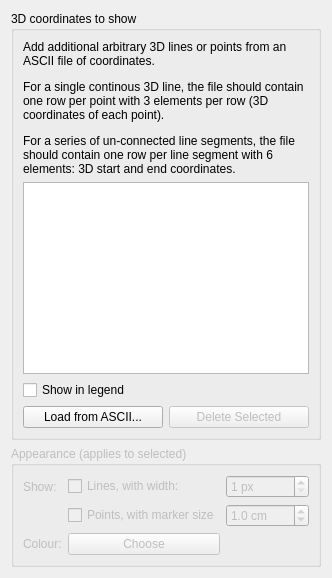
      <widget class="QWidget" name="lines_tab">
       <attribute name="title">
        <string>3D Data</string>
       </attribute>
       <layout class="QGridLayout" name="gridLayout_12">
        <item row="1" column="0">
         <widget class="QGroupBox" name="groupBox_9">
          <property name="sizePolicy">
           <sizepolicy hsizetype="Minimum" vsizetype="Preferred">
            <horstretch>0</horstretch>
            <verstretch>0</verstretch>
           </sizepolicy>
          </property>
          <property name="title">
           <string>3D coordinates to show</string>
          </property>
          <layout class="QGridLayout" name="gridLayout_16">
           <item row="1" column="0" colspan="2">
            <widget class="QListWidget" name="lines_3d_list">
             <property name="sizePolicy">
              <sizepolicy hsizetype="Minimum" vsizetype="MinimumExpanding">
               <horstretch>0</horstretch>
               <verstretch>0</verstretch>
              </sizepolicy>
             </property>
             <property name="selectionMode">
              <enum>QAbstractItemView::SingleSelection</enum>
             </property>
            </widget>
           </item>
           <item row="3" column="0">
            <widget class="QPushButton" name="load_lines_button">
             <property name="text">
              <string>Load from ASCII...</string>
             </property>
            </widget>
           </item>
           <item row="0" column="0" colspan="2">
            <widget class="QLabel" name="label_17">
             <property name="sizePolicy">
              <sizepolicy hsizetype="Minimum" vsizetype="Minimum">
               <horstretch>0</horstretch>
               <verstretch>0</verstretch>
              </sizepolicy>
             </property>
             <property name="text">
              <string>&lt;html&gt;&lt;head/&gt;&lt;body&gt;&lt;p&gt;Add additional arbitrary 3D lines or points from an ASCII file of coordinates.&lt;/p&gt;&lt;p&gt;For a single continous 3D line, the file should contain one row per point with 3 elements per row (3D coordinates of each point).&lt;/p&gt;&lt;p&gt;For a series of un-connected line segments, the file should contain one row per line segment with 6 elements: 3D start and end coordinates.&lt;/p&gt;&lt;/body&gt;&lt;/html&gt;</string>
             </property>
             <property name="wordWrap">
              <bool>true</bool>
             </property>
            </widget>
           </item>
           <item row="3" column="1">
            <widget class="QPushButton" name="remove_lines_button">
             <property name="enabled">
              <bool>false</bool>
             </property>
             <property name="text">
              <string>Delete Selected</string>
             </property>
            </widget>
           </item>
           <item row="2" column="0" colspan="2">
            <widget class="QCheckBox" name="coords_legend_checkbox">
             <property name="text">
              <string>Show in legend</string>
             </property>
            </widget>
           </item>
          </layout>
         </widget>
        </item>
        <item row="3" column="0">
         <widget class="QGroupBox" name="lines_appearance_box">
          <property name="enabled">
           <bool>false</bool>
          </property>
          <property name="sizePolicy">
           <sizepolicy hsizetype="Minimum" vsizetype="Preferred">
            <horstretch>0</horstretch>
            <verstretch>0</verstretch>
           </sizepolicy>
          </property>
          <property name="title">
           <string>Appearance (applies to selected)</string>
          </property>
          <layout class="QGridLayout" name="gridLayout_13">
           <item row="2" column="0">
            <widget class="QLabel" name="label_18">
             <property name="text">
              <string>Colour:</string>
             </property>
            </widget>
           </item>
           <item row="2" column="1">
            <widget class="QPushButton" name="pick_lines_colour">
             <property name="text">
              <string>Choose</string>
             </property>
            </widget>
           </item>
           <item row="2" column="2">
            <spacer name="horizontalSpacer_4">
             <property name="orientation">
              <enum>Qt::Horizontal</enum>
             </property>
             <property name="sizeHint" stdset="0">
              <size>
               <width>40</width>
               <height>20</height>
              </size>
             </property>
            </spacer>
           </item>
           <item row="0" column="0">
            <widget class="QLabel" name="label_25">
             <property name="text">
              <string>Show:</string>
             </property>
            </widget>
           </item>
           <item row="0" column="1">
            <widget class="QCheckBox" name="enable_lines_checkbox">
             <property name="text">
              <string>Lines, with width:</string>
             </property>
             <property name="tristate">
              <bool>true</bool>
             </property>
            </widget>
           </item>
           <item row="1" column="1">
            <widget class="QCheckBox" name="enable_points_checkbox">
             <property name="text">
              <string>Points, with marker size</string>
             </property>
             <property name="tristate">
              <bool>true</bool>
             </property>
            </widget>
           </item>
           <item row="1" column="2">
            <widget class="QDoubleSpinBox" name="marker_diameter_box">
             <property name="suffix">
              <string> cm</string>
             </property>
             <property name="decimals">
              <number>1</number>
             </property>
             <property name="minimum">
              <double>0.100000000000000</double>
             </property>
             <property name="maximum">
              <double>1000.000000000000000</double>
             </property>
             <property name="singleStep">
              <double>0.100000000000000</double>
             </property>
             <property name="value">
              <double>1.000000000000000</double>
             </property>
            </widget>
           </item>
           <item row="0" column="2">
            <widget class="QSpinBox" name="line_width_box">
             <property name="suffix">
              <string> px</string>
             </property>
             <property name="minimum">
              <number>1</number>
             </property>
             <property name="maximum">
              <number>20</number>
             </property>
            </widget>
           </item>
          </layout>
         </widget>
        </item>
       </layout>
      </widget>
